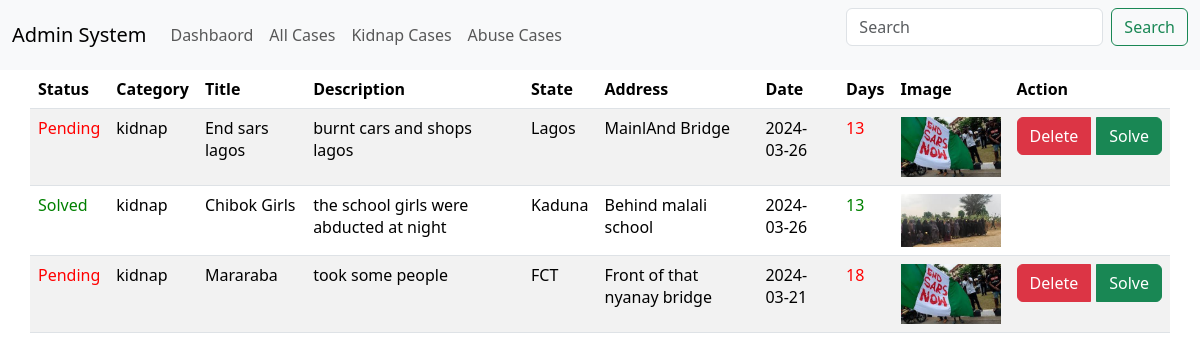
The page /admin/cases.php?q=kidnap on the database its author committed.
### tables this page shows
CREATE TABLE `tb_cases` (
  `case_id` int(11) NOT NULL,
  `case_date` date DEFAULT current_timestamp(),
  `case_title` varchar(25) DEFAULT NULL,
  `case_description` varchar(252) DEFAULT NULL,
  `cover_image` varchar(150) DEFAULT NULL,
  `category` enum('kidnap','abuse') DEFAULT NULL,
  `case_time` time DEFAULT current_timestamp(),
  `case_state` varchar(25) DEFAULT NULL,
  `case_address` varchar(225) DEFAULT NULL,
  `case_status` enum('Solved','Pending','Closed') DEFAULT NULL
);

### admin/cases.php (the view, shortened to what this page needs)
<body>
    <head>
        <link href="https://cdn.jsdelivr.net/npm/bootstrap@5.3.3/dist/css/bootstrap.min.css" rel="stylesheet">
        <link rel="stylesheet" type="text/css" href="https://cdn.datatables.net/2.0.3/css/dataTables.dataTables.css">
    </head>
    <?php
    include 'header.php';
    include '../connect.php';
    $sql = "SELECT * FROM tb_cases";
    if (isset($_GET['q']) && !empty($_GET['q'])) {
        $q = $_GET['q'];
        $sql = "SELECT * FROM tb_cases where category= '$q'";
    }
    $result = $conn->query($sql);
    ?>
    <div class="container">
        <div class="row">
            <table id="example" class="table table-hover table-striped display">
                <thead>
                    <tr>
                        <th>Status</th>
                        <th>Category</th>
                        <th>Title</th>
                        <th>Description</th>
                        <th>State</th>
                        <th>Address</th>
                        <th>Date</th>
                        <th>Days</th>
                        <th>Image</th>
                        <th>Action</th>
                    </tr>
                </thead>
                <tbody>
                    <?php
                    if ($result->num_rows > 0) {
                        while ($row = $result->fetch_assoc()) {
                            $status = $row["case_status"];
                            $color = "";
                            switch ($status) {
                                case "Pending":
                                    $color = "red";
                                    break;
                                case "Solved":
                                    $color = "green";
                                    break;
                            }
                            $case_date = new DateTime($row["case_date"]);
                            $current_date = new DateTime();
                            $interval = $current_date->diff($case_date);
                            echo "<tr>";
                            echo "<td style='color: $color'>" . $row["case_status"] . "</td>";
                            echo "<td>" . $row["category"] . "</td>";
                            echo "<td>" . $row["case_title"] . "</td>";
                            echo "<td>" . $row["case_description"] . "</td>";
                            echo "<td>" . $row["case_state"] . "</td>";
                            echo "<td>" . $row["case_address"] . "</td>";
                            echo "<td>" . $row["case_date"] . "</td>";
                            echo "<td style='color: $color'>" . $interval->days  . "</td>";
                            echo "<td><img src='../uploads/" . $row["cover_image"] . "' alt='Image' style='max-width: 100px;'></td>";
                            echo "<td>";
                            echo "<div class='btn-group'>";
                            if ($row["case_status"] != "Solved") {
                                echo "<a href='delete.php?id=" . $row["case_id"] . "' class='btn btn-danger'>Delete</a>";
                                echo "<a style=margin-left:5px href='solve.php?id=" . $row["case_id"] . "' class='btn btn-success'>Solve</a>";
                            }
                            echo "</div>";
                            echo "</td>";
                            echo "</tr>";
                        }
                    } else {
                        echo "<tr><td colspan='6'>No data found</td></tr>";
                    }
                    ?>
                </tbody>
            </table>
        </div>
    </div>
</body>

### rows shown on the page
tb_cases: case_status "Pending", category "kidnap", case_title "End sars lagos", case_description "burnt cars and shops lagos", case_state "Lagos", case_address "MainlAnd Bridge", case_date "2024-03-26", case_date "13", cover_image (picture)
tb_cases: case_status "Solved", category "kidnap", case_title "Chibok Girls", case_description "the school girls were abducted at night", case_state "Kaduna", case_address "Behind malali school", case_date "2024-03-26", case_date "13", cover_image (picture)
tb_cases: case_status "Pending", category "kidnap", case_title "Mararaba", case_description "took some people", case_state "FCT", case_address "Front of that nyanay bridge", case_date "2024-03-21", case_date "18", cover_image (picture)
